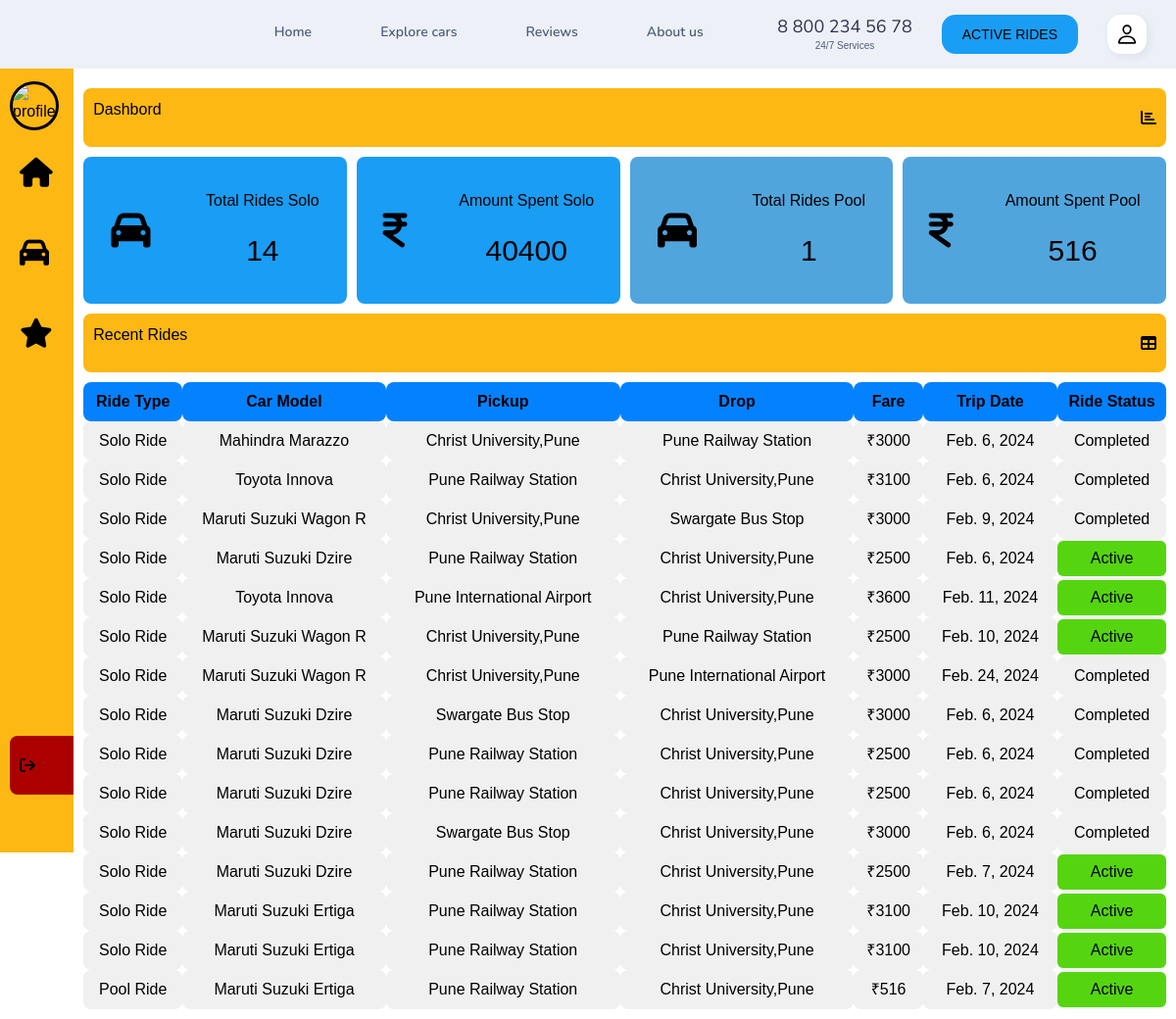
Page /userindex (signed in) on the earlier database version.
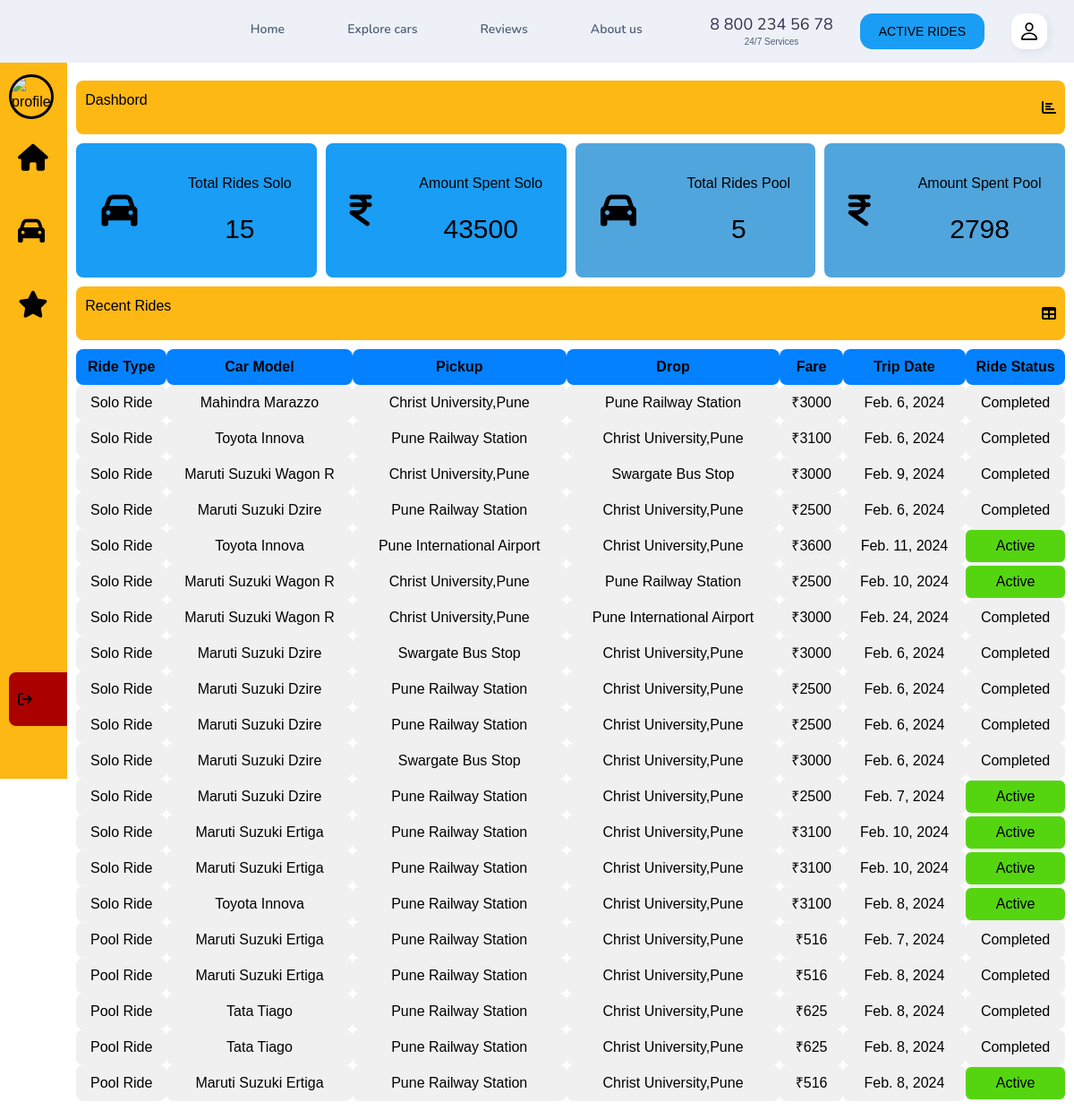
Same page on the later database version.
### cab_booking/models.py (models this page shows)
class BookingDetails(models.Model):
    bookingID = models.UUIDField(auto_created=True, primary_key=True, default=uuid.uuid4)
    carID = models.TextField(max_length=10, blank=False)
    start_location = models.TextField(max_length=50, blank=False)
    end_location = models.TextField(max_length=50, blank=False)
    booking_time = models.DateField(default=datetime.datetime.now())
    booking_fare = models.IntegerField(blank=False)
    trip_date = models.DateField(default=datetime.datetime.now())
    userID = models.IntegerField(blank=False, default=0)
    rideStatus = models.IntegerField(blank=False,default=0) #0 Completed, 1 Active

class carsAvailable(models.Model):
    carID = models.TextField(max_length=10,blank=False,primary_key=True)
    carModel = models.TextField(max_length=30,blank=False)
    carCapacity = models.IntegerField(blank=False)
    carNumber = models.TextField(max_length=20,blank=False, default = 0)

class poolRideBooking(models.Model):
    bookingID = models.UUIDField(auto_created=True, primary_key=True, default=uuid.uuid4)
    carID = models.TextField(max_length=10, blank=False)
    carCapacity = models.IntegerField(blank=False,default=4)
    start_location = models.TextField(max_length=50, blank=False)
    end_location = models.TextField(max_length=50, blank=False)
    booking_time = models.DateField(default=datetime.datetime.now())
    booking_fare_pu = models.IntegerField(blank=False)
    trip_date = models.DateField(default=datetime.datetime.now())
    userID = models.IntegerField(blank=False, default=0)
    rideStatus = models.IntegerField(blank=False,default=0) #0 Completed, 1 Active
    seats_booked = models.IntegerField(blank=False,default=0)

### user_dashboard/views.py (the view)
# urls.py: path('userindex',userIndex,name='userindex'),
def userIndex(request):
    if request.user and not request.user.is_staff:
        user_id=request.user.id
        userObj=User.objects.get(id=user_id)
        bookingDetail = BookingDetails.objects.filter(userID=user_id)
        amountSpent = BookingDetails.objects.filter(userID=user_id).values_list('booking_fare',flat=True)
        poolBookingDetail = poolRideBooking.objects.filter(userID=user_id)
        amountSpent_pool = poolRideBooking.objects.filter(userID = user_id).values_list('booking_fare_pu',flat=True)
        totalAmount =0
        rideCount=0
        for i in amountSpent:
            totalAmount+=i
            rideCount+=1
        totalpoolamount = 0
        rideCount_pool = 0
        for i in amountSpent_pool:
            totalpoolamount+=i
            rideCount_pool+=1
        availCar = carsAvailable.objects.all()
        return render(request, "user_dashboard/userIndex.html",{'user':userObj,
                                                                'bookings':bookingDetail,
                                                                'cars':availCar,
                                                                'totalAmount':totalAmount,
                                                                'rideCount':rideCount,
                                                                'poolride':poolBookingDetail,
                                                                'totalpoolamount':totalpoolamount,
                                                                'ridepoolcount':rideCount_pool})
    else:
        user_id=request.user.id
        userObj=User.objects.get(id=user_id)
        bookingDetail = BookingDetails.objects.all()
        amountSpent = BookingDetails.objects.values_list('booking_fare',flat=True)
        poolBookingDetail = poolRideBooking.objects.all()
        totalAmount =0
        rideCount=0
        for i in amountSpent:
            totalAmount+=i
            rideCount+=1
        availCar = carsAvailable.objects.all()
        amountSpent_pool = poolRideBooking.objects.values_list('booking_fare_pu',flat=True)
        totalpoolamount = 0
        rideCount_pool = 0
        for i in amountSpent_pool:
            totalpoolamount+=i
            rideCount_pool+=1
        return render(request, "user_dashboard/userIndex.html",{'user':userObj,
                                                                'bookings':bookingDetail,
                                                                'cars':availCar,
                                                                'totalAmount':totalAmount,
                                                                'rideCount':rideCount,
                                                                'poolride':poolBookingDetail,
                                                                'totalpoolamount':totalpoolamount,
                                                                'ridepoolcount':rideCount_pool})

### templates/user_dashboard/userIndex.html (shortened to what this page needs)
{% extends 'base.html' %} {% load static %} {%block extrahead %}
<link rel="stylesheet" href="{% static 'css/userStyle.css' %}" />
{% endblock extrahead %} {% block content %} {% csrf_token %}
<div class="menu">
  <ul>
    <li class="profile">
      <div class="img-box">
      </div>
    </li>
    <li>
      <a href="#">
        <i class="fas fa-home"></i>
      </a>
    </li>
    <li>
      <a href="#">
        <i class="fa-solid fa-car"></i>
      </a>
    </li>
    <li>
      <a href="#">
        <i class="fa-solid fa-star"></i>
      </a>
    </li>
    <li>
      <form method="POST" action="/signout" class="log-out">
        <button type="submit" id="signout" name="signout" style="height: 60px; width: 170px;">
          <i class="fas fa-sign-out"></i>
        </button>
      </form>
    </li>
  </ul>
</div>
<div class="content">
  <div class="title-info">
    <p>Dashbord</p>
    <i class="fas fa-chart-bar"></i>
  </div>
  <div class="data-info">
    <div class="box">
      <i class="fa-solid fa-car"></i>
      <div class="data">
        <p>Total Rides Solo</p>
        <span>{{rideCount}}</span>
      </div>
    </div>
    <div class="box">
      <i class="fa-solid fa-indian-rupee-sign"></i>
      <div class="data">
        <p>Amount Spent Solo</p>
        <span>{{totalAmount}}</span>
      </div>
    </div>
    <div class="box" style="background-color:#51a5dd;">
      <i class="fa-solid fa-car"></i>
      <div class="data">
        <p>Total Rides Pool</p>
        <span>{{ridepoolcount}}</span>
      </div>
    </div>
    <div class="box" style="background-color:#51a5dd;">
      <i class="fa-solid fa-indian-rupee-sign"></i>
      <div class="data">
        <p>Amount Spent Pool</p>
        <span>{{totalpoolamount}}</span>
      </div>
    </div>
  </div>
  <div class="title-info">
    <p>Recent Rides</p>
    <i class="fas fa-table"></i>
  </div>
  <table>
    <thead>
      <tr>
        <th>Ride Type</th>
        <th>Car Model</th>
        <th>Pickup</th>
        <th>Drop</th>
        <th>Fare</th>
        <th>Trip Date</th>
        <th>Ride Status</th>
      </tr>
    </thead>
    {% for booking in bookings %}
    <tbody>
      <tr>
        <td><span class="distance">Solo Ride</span></td>
        {% for car in cars %}
        {% if booking.carID == car.carID %}
        <td>{{car.carModel}}</td>
        {% endif %} {% endfor %}
        <td><span class="distance">{{booking.start_location}}</span></td>
        <td><span class="distance">{{booking.end_location}}</span></td>
        <td><span class="fare">₹{{booking.booking_fare}}</span></td>
        <td><span class="fare">{{booking.trip_date}}</span></td>
        {% if booking.rideStatus is 1 %}
        <td><span class="fare" style="background-color:#55d510;">Active</span></td>
        {% else %}
        <td><span class="fare">Completed</span></td>
        {% endif %}
      </tr>
    </tbody>
    {%endfor%}
    {% for booking in poolride %}
    <tbody>
      <tr>
        <td><span class="distance">Pool Ride</span></td>
        {% for car in cars %}
        {% if booking.carID == car.carID %}
        <td>{{car.carModel}}</td>
        {% endif %} {% endfor %}
        <td><span class="distance">{{booking.start_location}}</span></td>
        <td><span class="distance">{{booking.end_location}}</span></td>
        <td><span class="fare">₹{{booking.booking_fare_pu}}</span></td>
        <td><span class="fare">{{booking.trip_date}}</span></td>
        {% if booking.rideStatus is 1 %}
        <td><span class="fare" style="background-color:#55d510;">Active</span></td>
        {% else %}
        <td><span class="fare">Completed</span></td>
        {% endif %}
      </tr>
    </tbody>
    {%endfor%}
  </table>
</div>
{% endblock content %}

Differences in the rows shown:
changed BookingDetails (number 4 of 15 on the later page): rideStatus "Active" → "Completed"
added BookingDetails: start_location "Pune Railway Station", end_location "Christ University,Pune", booking_fare "3100", trip_date "Feb. 8, 2024", rideStatus "Active"
now on this page (row unchanged): carsAvailable: carModel "Toyota Innova", shown under "Pune Railway Station"
changed poolRideBooking "Feb. 7, 2024": rideStatus "Active" → "Completed"
added poolRideBooking: start_location "Pune Railway Station", end_location "Christ University,Pune", booking_fare_pu "516", trip_date "Feb. 8, 2024", rideStatus "Completed", carsAvailable (carModel "Maruti Suzuki Ertiga")
added poolRideBooking: start_location "Pune Railway Station", end_location "Christ University,Pune", booking_fare_pu "625", trip_date "Feb. 8, 2024", rideStatus "Completed"
now on this page (row unchanged): carsAvailable: carModel "Tata Tiago"
added poolRideBooking: start_location "Pune Railway Station", end_location "Christ University,Pune", booking_fare_pu "625", trip_date "Feb. 8, 2024", rideStatus "Completed"
added poolRideBooking: start_location "Pune Railway Station", end_location "Christ University,Pune", booking_fare_pu "516", trip_date "Feb. 8, 2024", rideStatus "Active"
now on this page (row unchanged): carsAvailable: carModel "Maruti Suzuki Ertiga", shown under "Pune Railway Station"
Other differences:
{{ rideCount }}: "14" → "15"
{{ totalAmount }}: "40400" → "43500"
{{ ridepoolcount }}: "1" → "5"
{{ totalpoolamount }}: "516" → "2798"
